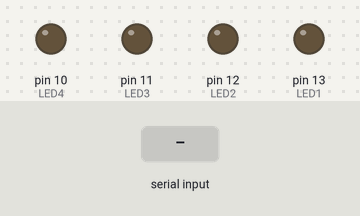
Simulated run of this sketch. Board: Arduino Uno, built with avr-gcc and run on an emulated ATmega328P. Parts: output pins drawn as LEDs (lit = HIGH). The test bench sets the inputs (shaded band).

Above: at 1.2 s.
1.3 s: "1" received over Serial
At 1.7 s:
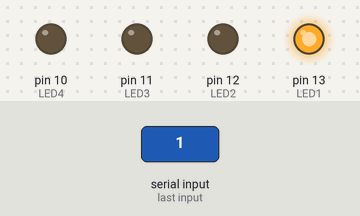
2.8 s: "3" received over Serial
At 4.0 s:
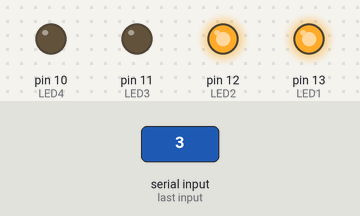
4.3 s: "2" received over Serial
At 5.2 s:
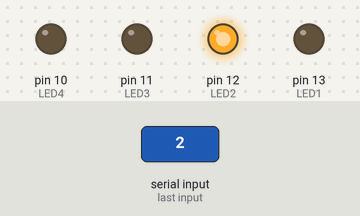
5.8 s: "5" received over Serial
At 6.3 s:
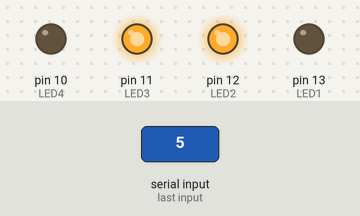
7.3 s: "4" received over Serial
At 8.5 s:
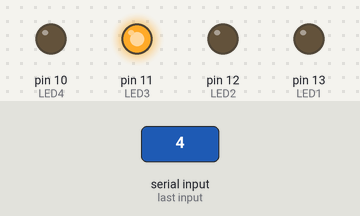
8.8 s: "7" received over Serial
At 9.8 s:
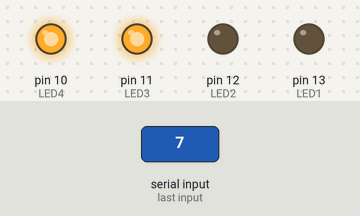
Timing chart, 0 to 11.3 s (numbered marks = the images above; inputs shaded):
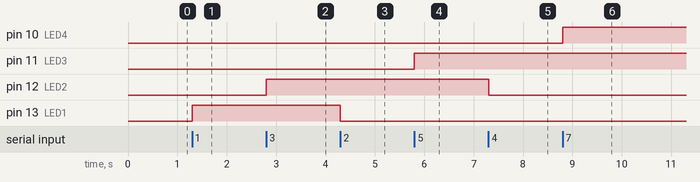

Measured:
- after the input at 1.3 s, pin 13 (LED1): LOW → HIGH at once
- after the input at 2.8 s, pin 12 (LED2): LOW → HIGH at once
- after the input at 4.3 s, pin 13 (LED1): HIGH → LOW at once
- after the input at 5.8 s, pin 11 (LED3): LOW → HIGH at once
- after the input at 7.3 s, pin 12 (LED2): HIGH → LOW at once
- after the input at 8.8 s, pin 10 (LED4): LOW → HIGH at once

The sketch:

Speech_Recognition.ino
```cpp
#define BaudRate 9600
#define LED1    13
#define LED2    12
#define LED3    11
#define LED4    10

char incomingOption;

void setup()
{
  pinMode(LED1, OUTPUT);
  pinMode(LED2, OUTPUT);
  pinMode(LED3, OUTPUT);
  pinMode(LED4, OUTPUT);
  Serial.begin(BaudRate);
}
void loop()
{
     incomingOption = Serial.read();
     switch(incomingOption){
        case '1':
          digitalWrite(LED1, HIGH);
          break;
        case '2':
          digitalWrite(LED1, LOW);
          break;

        case '3':
          digitalWrite(LED2, HIGH);
          break;

        case '4':
          digitalWrite(LED2, LOW);
          break;

        case '5':
          digitalWrite(LED3, HIGH);
          break;

        case '6':
          digitalWrite(LED3, LOW);
          break;

        case '7':
          digitalWrite(LED4, HIGH);
          break;
        case '8':
          digitalWrite(LED4, LOW);
          break;


         case '9':
          digitalWrite(LED1, HIGH);
          digitalWrite(LED2, HIGH);
          digitalWrite(LED3, HIGH);
          digitalWrite(LED4, HIGH);
          break;

        case '0':
          digitalWrite(LED1, LOW);
          digitalWrite(LED2, LOW);
          digitalWrite(LED3, LOW);
          digitalWrite(LED4, LOW);
          break;


     }
}
```
